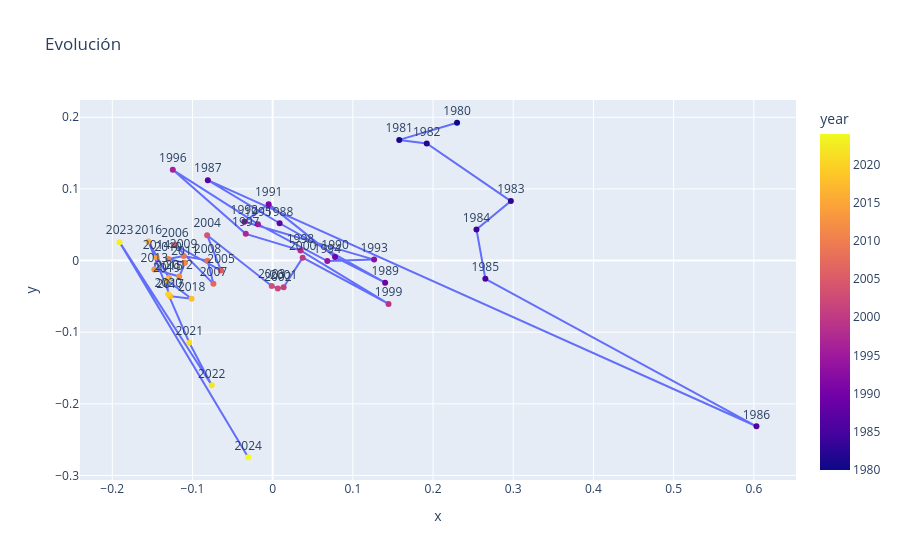

Notebook source saved alongside this figure:
### Code cell
vectores = np.array([item["vector"] for item in historia]) #array que contiene los vectores de cada año
years = [item["year"] for item in historia] #para reetiquetar los puntos de acuerdo a su año

# Reducir a 2D
pca = PCA(n_components=2) #Aplanar las 16 mensiones de cada embedding (out_channels=16) a unicamente 2 (coordenadas x,y)
pca_result = pca.fit_transform(vectores) #hacemos uso del algoritmo de pca

# DataFrame para poder graficarlo por medio de Plotly
df_trayectoria = pd.DataFrame({
    'x': pca_result[:, 0], #Todas las filas, pero solo la columna 0, es decir, el eje x
    'y': pca_result[:, 1], #Todas las filas, pero solo la columna 1, es decir, el eje y
    'year': years,
    'label': [str(y) for y in years] 
})

#Graficar la Trayectoria
fig = px.scatter(df_trayectoria, x='x', y='y', 
                 text='label', 
                 color='year',
                 title="Evolución")

# líneas para conectar los puntos
fig.update_traces(mode='lines+markers+text', textposition='top center')

fig.show()

### Figure 1 — Plotly figure (JSON) as saved in the notebook; plotly's stock layout.template omitted (floating-point values rounded to 4 significant figures)
{"data": [{"hovertemplate": "x=%{x}<br>y=%{y}<br>label=%{text}<br>year=%{marker.color}<extra></extra>", "legendgroup": "", "marker": {"color": [1980, 1981, 1982, 1983, 1984, 1985, 1986, 1987, 1988, 1989, 1990, 1991, 1992, 1993, 1994, 1995, 1996, 1997, 1998, 1999, 2000, 2001, 2002, 2003, 2004, 2005, 2006, 2007, 2008, 2009, 2010, 2011, 2012, 2013, 2014, 2015, 2016, 2017, 2018, 2019, 2020, 2021, 2022, 2023, 2024], "coloraxis": "coloraxis", "symbol": "circle"}, "mode": "lines+markers+text", "name": "", "orientation": "v", "showlegend": false, "text": ["1980", "1981", "1982", "1983", "1984", "1985", "1986", "1987", "1988", "1989", "1990", "1991", "1992", "1993", "1994", "1995", "1996", "1997", "1998", "1999", "2000", "2001", "2002", "2003", "2004", "2005", "2006", "2007", "2008", "2009", "2010", "2011", "2012", "2013", "2014", "2015", "2016", "2017", "2018", "2019", "2020", "2021", "2022", "2023", "2024"], "textposition": "top center", "type": "scatter", "x": [0.2299, 0.1578, 0.1921, 0.297, 0.2541, 0.2652, 0.6033, -0.08086, 0.008662, 0.1403, 0.07783, -0.005007, -0.03531, 0.1265, 0.06819, -0.01834, -0.1245, -0.03354, 0.03471, 0.1445, 0.03742, 0.01369, 0.006461, -0.001147, -0.08169, -0.06437, -0.1219, -0.07386, -0.08123, -0.111, -0.1303, -0.1093, -0.1165, -0.1476, -0.1447, -0.1292, -0.1549, -0.1279, -0.1011, -0.1321, -0.1301, -0.1039, -0.07597, -0.1909, -0.03053], "xaxis": "x", "y": [0.1924, 0.1684, 0.1635, 0.08298, 0.04337, -0.02542, -0.2313, 0.1122, 0.05207, -0.03091, 0.00491, 0.07877, 0.05407, 0.00131, -0.0007571, 0.05079, 0.1266, 0.03728, 0.01421, -0.0605, 0.00403, -0.0372, -0.03887, -0.0355, 0.03534, -0.01397, 0.02203, -0.03252, -0.0001055, 0.006269, 0.002042, -0.00321, -0.02229, -0.01234, 0.004653, -0.02414, 0.02672, -0.04969, -0.05333, -0.02709, -0.04715, -0.1147, -0.1741, 0.02573, -0.2746], "yaxis": "y"}], "layout": {"coloraxis": {"colorbar": {"title": {"text": "year"}}, "colorscale": [[0, "#0d0887"], [0.1111, "#46039f"], [0.2222, "#7201a8"], [0.3333, "#9c179e"], [0.4444, "#bd3786"], [0.5556, "#d8576b"], [0.6667, "#ed7953"], [0.7778, "#fb9f3a"], [0.8889, "#fdca26"], [1, "#f0f921"]]}, "legend": {"tracegroupgap": 0}, "title": {"text": "Evolución"}, "xaxis": {"anchor": "y", "domain": [0, 1], "title": {"text": "x"}}, "yaxis": {"anchor": "x", "domain": [0, 1], "title": {"text": "y"}}}}
